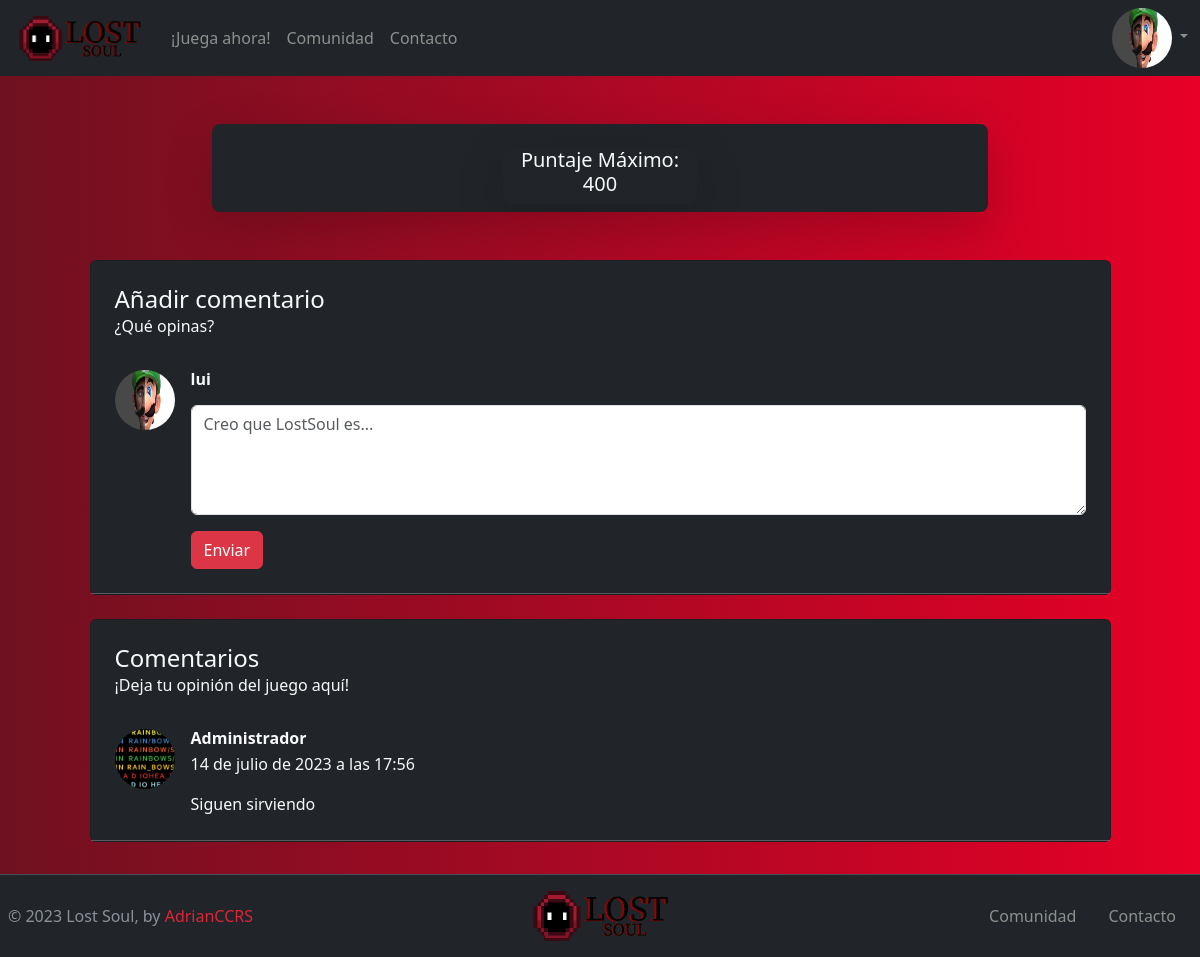
The page /game/ (signed in) on the database its author committed.
### profiles/models.py (models this page shows, shortened)
class Profile(models.Model):
    user = models.OneToOneField(User, null=True, on_delete=models.CASCADE)
    public_username = models.CharField(max_length=15, null=True, blank=True)
    avatar = models.ImageField(upload_to='profiles/', null=True, blank=True)
    bio = models.TextField(max_length=150)
    max_score = models.IntegerField(default=0)

### lost_soul_game/models.py (models this page shows)
class Comments(models.Model):
    comment_author = models.ForeignKey(Profile, on_delete=models.CASCADE)
    body = models.TextField()
    date_added = models.DateTimeField(auto_now_add=True)

### lost_soul_game/views.py (the view)
# urls.py: path('game/', views.game, name='game'),
def game(request):
    if request.method == "POST":
        comment_form = NewCommentForm(request.POST)
        if comment_form.is_valid():
            comment = comment_form.save(commit=False)
            comment.comment_author = request.user.profile
            comment.save()
            return redirect('game')
        else:
            context={'comment_form': comment_form}
            return render(request, 'game.html', context)
    else:
        comments_list = Comments.objects.all()
        comment_form = NewCommentForm()
        context = {'comments_list':comments_list, 'comment_form':NewCommentForm()}
        return render(request, "game.html", context)

### lost_soul_game/forms.py
class NewCommentForm(forms.ModelForm):
    class Meta:
        model = Comments
        fields = ["body"]

### lost_soul_game/templates/game.html (shortened to what this page needs)
{% extends 'base.html' %}
{% load static %}
{% block content %}
{% if user.is_authenticated %}
<div class="container-fluid px-10 my-5">
    <div class="row d-flex justify-content-center align-items-center">
        <div class="col-xl-8">
            <div class="card border-0 rounded-3 shadow-lg overflow-hidden bg-dark">
                <div class="card-body p-0 d-flex col-12 align-items-center">
                    <div id="juego" class="d-flex justify-content-center align-items-start py-2 mb-2 col-12"></div>
                </div>
                <div class="card-body p-0 d-flex col-12 align-items-center justify-content-center">
                <div class="card border-0 rounded-3 shadow-lg overflow-hidden bg-dark col-3 mb-2 " style="height= 300px">
                  <div class="card-body p-0"  style="height= 300px">
                    <div class="d-flex justify-content-center align-items-center"><h5 class="text-light text-center"> Puntaje Máximo: <br> {{user.profile.max_score}}</h5></div>
                    </div>
                </div>
              </div>
            </div>
        </div>
    </div>
</div>
<section>
  <div class="container">
    <div class="row d-flex justify-content-center">
      <div class="col-xl-11 mb-3">
          <div class="card bg bg-dark text-light mb-2">
            <div class="card-body p-4">
              <h4 class="mb-0">Añadir comentario</h4>
              <p class="fw-light mb-4 pb-2">¿Qué opinas?</p>
              <div class="d-flex flex-start">
                {% if user.profile.avatar %}
                <img class="rounded-circle shadow-1-strong me-3"
                  src="{{user.profile.avatar.url}}" alt="avatar" width="60"
                  height="60" />
                {% else %}
                <img class="rounded-circle shadow-1-strong me-3"
                  src="{% static '/img/non-profile.png'%}" alt="avatar" width="60"
                  height="60" />
                {% endif %}
                <div class="lg-comment">
                  <h6 class="fw-bold mb-1">{{user.profile.public_username}}</h6>
                  <form action="{% url 'game'%}" method="post">
                  <div class="comment-area">
                    <textarea class="form-control lg-comment my-3" id="{{comment_form.body.id_for_label}}" name="{{comment_form.body.html_name}}" placeholder="Creo que LostSoul es..." rows="4"></textarea>
                    <button type="submit"  class="btn btn-danger d-flex justify-content-end">Enviar</button>
                </div>
              </form>
              </div>
            </div>
                </div>
            <hr class="my-0" />
          </div>
      </div>
    </div>
  </div>
  </section>
<section>
    <div class="container" >
      <div class="row d-flex justify-content-center">
        <div class="col-xl-11">
{% for comment in comments_list %}
          <div class="card bg-dark text-light mb-2">
            <div class="card-body p-4">
                {% if forloop.first %}
              <h4 class="mb-0">Comentarios</h4>
              <p class="fw-light mb-4 pb-2">¡Deja tu opinión del juego aquí!</p>
                {% endif %}
              <div class="d-flex flex-start">
                <a href="{% url 'show_profile_page' comment.comment_author.id%}">
                {% if comment.comment_author.avatar %}
                <img class="rounded-circle shadow-1-strong me-3"
                  src="{{comment.comment_author.avatar.url}}" alt="avatar" width="60"
                  height="60" />
                {% else %}
                <img class="rounded-circle shadow-1-strong me-3"
                  src="{% static '/img/non-profile.png'%}" alt="avatar" width="60"
                  height="60" />
                {% endif %}
                </a>
                <div>
                  <h6 class="fw-bold mb-1">{{comment.comment_author.public_username}}</h6>
                  <div class="d-flex align-items-center mb-3 comment_break">
                    <p class="mb-0">
                      {{comment.date_added}}
                    </p>
                  </div>
                  <p class="mb-0">
                    {{comment.body}}
                  </p>
                </div>
              </div>
            </div>
            <hr class="my-0" />
          </div>
      {% endfor %}
    </div>
</div>
</div>
</section>
{% endif %}
{% endblock content %}

### commons/templates/base.html (shortened to what this page needs)
{% load static %}
<!DOCTYPE html>
<html lang="en">
  <head>
    <link
      href="https://cdn.jsdelivr.net/npm/bootstrap@5.3.0-alpha3/dist/css/bootstrap.min.css"
      rel="stylesheet"
    />
    <link rel="stylesheet" href="{% static '/css/bs-style.css'%}" />
    <link
      href="https://cdnjs.cloudflare.com/ajax/libs/font-awesome/5.15.4/css/all.min.css"
      rel="stylesheet"
    />
  </head>
  <body>
    <nav
      class="navbar navbar-expand-lg navbar-light bg-dark mb-4"
      data-bs-theme="dark"
    >
      <div class="container-fluid">
        <a class="navbar-brand mt-2 mt-lg-0" href=" {% url 'index' %}">
          <img
            class="d-none d-xl-block d-lg-block"
            src="{% static '/img/logo.png' %}"
            height="45"
            alt="Lost Soul logo"
            loading="lazy"
          />
        </a>
        <div class="collapse navbar-collapse" id="desplegable">
          <ul class="navbar-nav me-auto mb-2 mb-lg-0">
            {% if user.is_authenticated %}
            <li class="nav-item">
              <a class="nav-link nav-link-mod" href="{% url 'game' %}"
                >¡Juega ahora!</a
              >
            </li>
            {% else %}
            <li class="nav-item">
              <a class="nav-link nav-link-mod" href="{% url 'registro'%}"
                >¡Regístrate!</a
              >
            </li>
            {% endif %}
            <li class="nav-item">
              <a class="nav-link nav-link-mod" href="{% url 'community' %}"
                >Comunidad</a
              >
            </li>
            <li class="nav-item">
              <a class="nav-link nav-link-mod" href="{% url 'contact' %}"
                >Contacto</a
              >
            </li>
          </ul>
        </div>
        <div class="d-flex align-items-center">
          <div class="dropdown d-none d-lg-block">
            <a
              class="nav-link dropdown-toggle nav-link-mod"
              href="#"
              role="button"
              data-bs-toggle="dropdown"
              href="#"
              id="navbarDropdownMenuAvatar"
              role="button"
              aria-expanded="false"
            >
              {% if user.is_authenticated %} {% if user.profile.avatar %}
              <img
                src="{{ user.profile.avatar.url }}"
                class="rounded-circle"
                height="45"
                alt="Foto de perfil"
                style="width: 60px; height: 60px"
              />
              {% endif %} {% endif %}
            </a>
          </div>
        </div>
      </div>
    </nav>
    {% block content %} {% endblock content %}
    <footer
      class="d-flex flex-wrap justify-content-between align-items-center py-3 my-4 border-top bg-dark ps-2 pe-2 mb-0"
      data-bs-theme="dark"
    >
      <p class="col-md-4 mb-0 text-body-secondary">
        © 2023 Lost Soul, by
        <a target="_blank" class="a-footer" href="https://github.com/YeisonCcrs"
          >AdrianCCRS</a
        >
      </p>
      <a
        href="/"
        class="col-md-4 d-flex align-items-center justify-content-center mb-3 mb-md-0 me-md-auto link-body-emphasis text-decoration-none"
      >
        <img
          src="{% static '/img/logo.png'%}"
          alt="lost-soul-logo"
          weight="300px"
          height="50px"
        />
      </a>
      <ul class="nav col-md-4 justify-content-end">
        <li class="nav-item">
          <a href="{% url 'community' %}" class="nav-link nav-link-mod"
            >Comunidad</a
          >
        </li>
        <li class="nav-item">
          <a href="{% url 'contact' %}" class="nav-link nav-link-mod"
            >Contacto</a
          >
        </li>
      </ul>
    </footer>
  </body>
</html>

### static/css/bs-style.css (style rules this page uses)
.nav-link { color: #8a918e !important; }
a { color: #db2638; text-decoration: none; }

### lost_soul_game/templates/game.html (style rules this page uses)
body { background: #6f1120; background: linear-gradient(to right, #6f1120, #e70027); }
.comment_break p { word-wrap: break-word; }
.lg-comment { width: 100%; }

### rows shown on the page
Comments: comment_author.avatar (picture), comment_author.public_username "Administrador", date_added "14 de julio de 2023 a las 17:56", body "Siguen sirviendo"

### other values the page prints
{{ user.profile.max_score }} "400"
{{ user.profile.public_username }} "lui"
